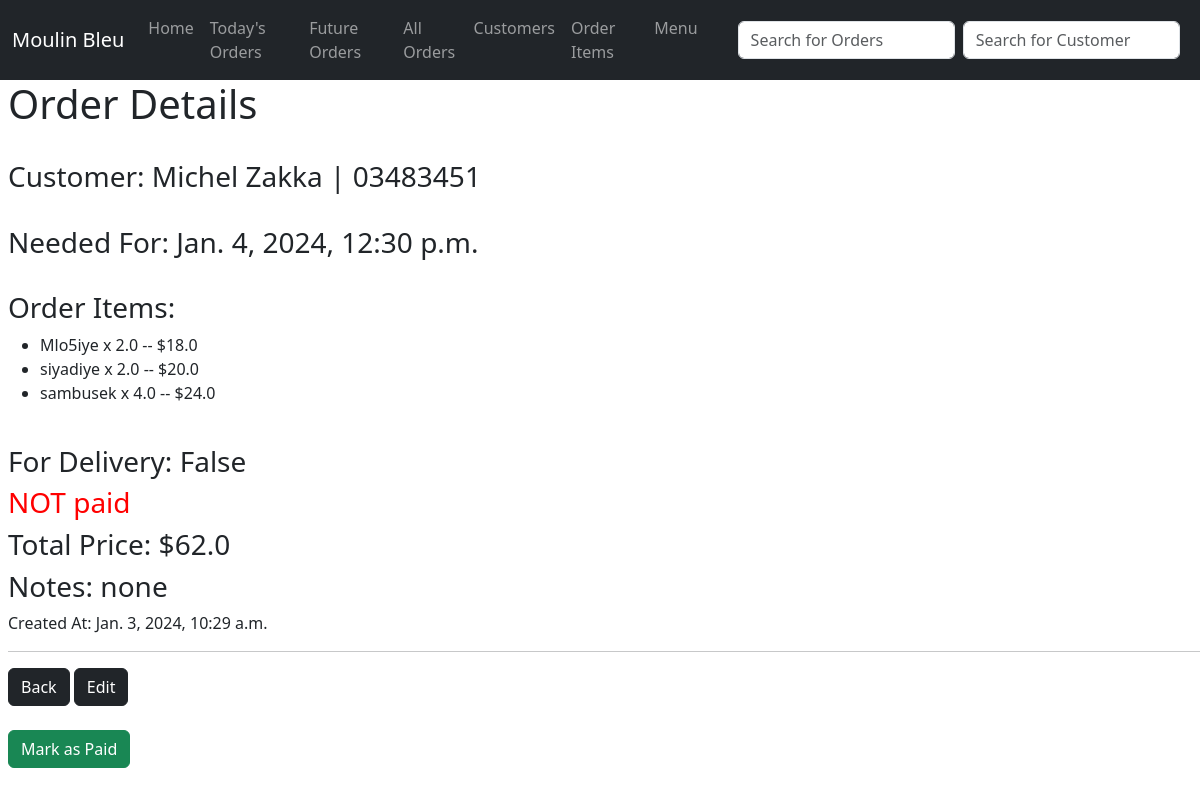
/orders/18, run on the app's committed database.
### ordersapp/models.py (models this page shows, shortened)
class Order(models.Model):
    customer = models.ForeignKey(
        Customer, on_delete=models.CASCADE, blank=False, null=False
    )
    created_at = models.DateTimeField(auto_now_add=True)
    needed_for = models.DateTimeField()
    order_items = models.ManyToManyField(OrderItem, blank=False)
    paid = models.BooleanField(null=False, default=False)
    delivery = models.BooleanField(null=False, default=False)
    notes = models.TextField(null=True)
    @property
    def total_price(self):
        return sum(item.price for item in self.order_items.all())

class OrderItem(models.Model):
    food_item = models.ForeignKey(FoodItem, on_delete=models.CASCADE)
    quantity = models.FloatField()
    @property
    def price(self):
        return self.food_item.price * self.quantity
    def __str__(self):
        return f"{self.food_item.name} x {self.quantity}"

### mainapp/models.py (models this page shows, shortened)
class Customer(models.Model):
    name = models.CharField(max_length=255)
    phone_number = models.CharField(max_length=255)
    location = models.CharField(max_length=255)
    date_added = models.DateField(default=timezone.now)
    def __str__(self):
        return self.name + " | " + str(self.phone_number)

### menuapp/models.py (models this page shows, shortened)
class FoodItem(models.Model):
    name = models.CharField(max_length=255)
    price = models.IntegerField()
    notes = models.TextField()
    plat_du_jour = models.BooleanField(default=False)

### ordersapp/views.py (the view, shortened to what this page needs)
# urls.py: path("orders/<int:pk>", OrderDetailsView.as_view(), name="order_details"),
class OrderDetailsView(DetailView):
    model = Order
    template_name = "order_details.html"
    fields = "__all__"

### ordersapp/templates/order_details.html (shortened to what this page needs)
{% extends 'base.html' %}
{% block content %}
<h1>Order Details</h1>
<br>
<h3>Customer: {{order.customer}}</h3>
<br>
<h3>Needed For: {{object.needed_for}}</h3>
<br>
<h3>Order Items:</h3>
<ul>
    {% for item in object.order_items.all %}
    <li>{{ item }} -- ${{item.price}} </li>
    {% endfor %}
</ul>
<br>
<h3>For Delivery: {{object.delivery}} </h3>
{%if object.paid == False %}
<h3 style="color: red;">NOT paid </h3>
{%else%}
<h3 style="color: green;">PAID</h3>
{%endif%}
<h3>Total Price: ${{object.total_price}}</h3>
<h3>Notes: {{object.notes}}</h3>
<p>Created At: {{object.created_at}}</p>
<hr>
<a href="{%url 'orders' %}"> <button class="btn btn-dark">Back</button></a>
<a href="{%url 'edit_order' object.pk %}"> <button class="btn btn-dark">Edit</button></a>
<br>
<br>
<form method="post">
    {% if object.paid == False %}
    <button type="submit" name="toggle_paid" class="btn btn-success">
        Mark as Paid
    </button>
    {% else %}
    <button type="submit" name="toggle_paid" class="btn btn-danger">
        Mark as NOT Paid
    </button>
    {%endif%}
</form>
{% endblock %}

### data on the page
Order: customer "Michel Zakka | 03483451", needed_for "Jan. 4, 2024, 12:30 p.m.", delivery "False", total_price "62.0", notes "none", created_at "Jan. 3, 2024, 10:29 a.m."
OrderItem: food_item+quantity "Mlo5iye x 2.0", price "18.0"
OrderItem: food_item+quantity "siyadiye x 2.0", price "20.0"
OrderItem: food_item+quantity "sambusek x 4.0", price "24.0"
